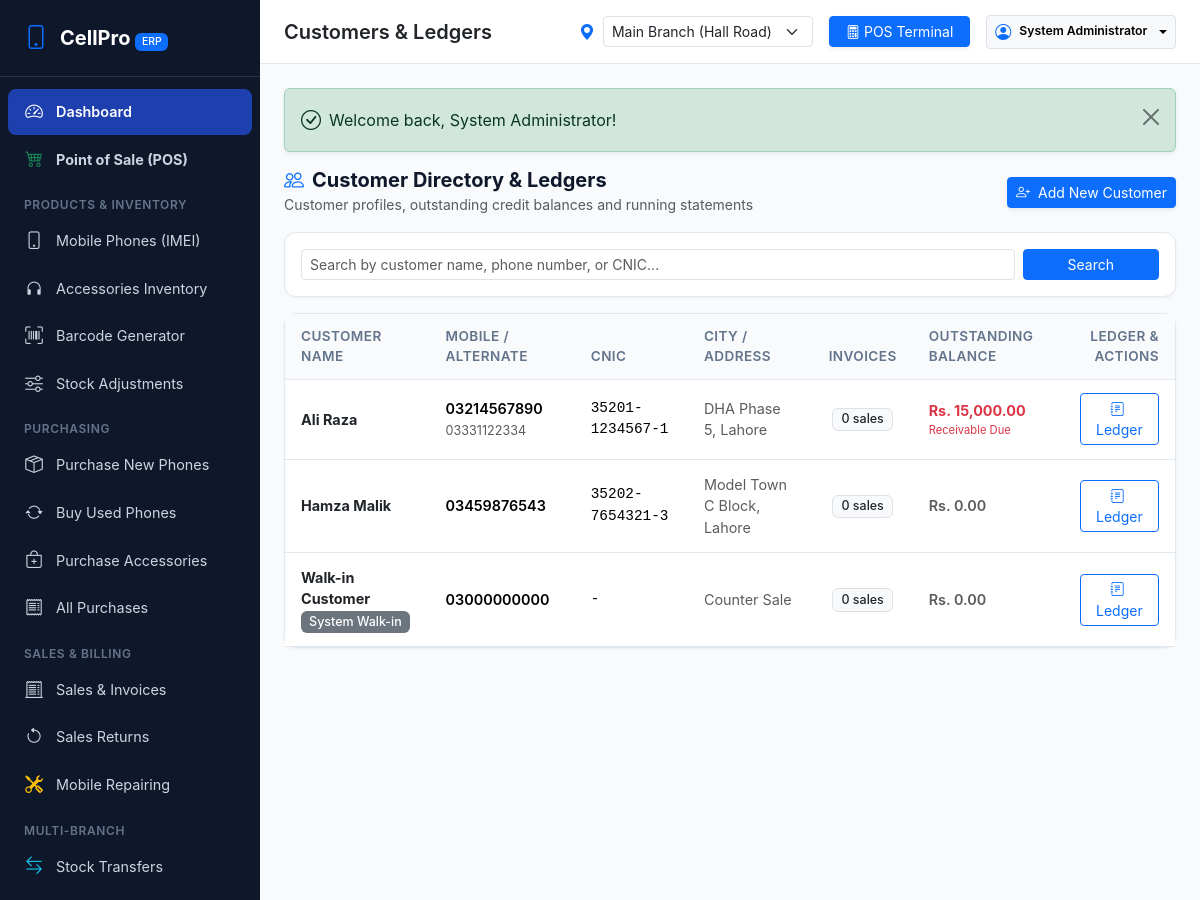
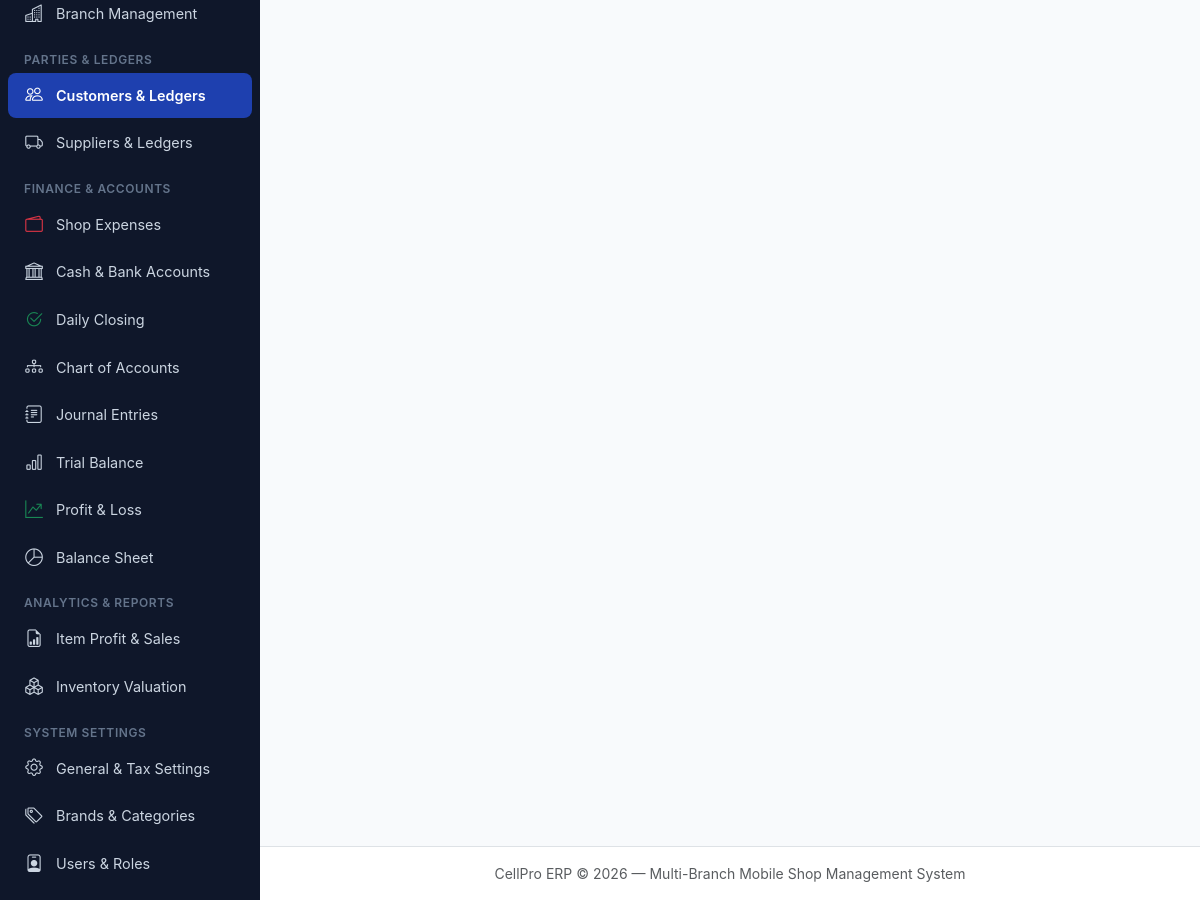
The app's page /customers/index.php (signed in) with its own data (2 pictures, top to bottom).
### tables this page shows
CREATE TABLE customers (
    id INT AUTO_INCREMENT PRIMARY KEY,
    name VARCHAR(100) NOT NULL,
    phone VARCHAR(30) NOT NULL,
    alt_phone VARCHAR(30) DEFAULT NULL,
    email VARCHAR(100) DEFAULT NULL,
    cnic VARCHAR(30) DEFAULT NULL,
    address TEXT DEFAULT NULL,
    opening_balance DECIMAL(12,2) DEFAULT 0.00,
    current_balance DECIMAL(12,2) DEFAULT 0.00,  
    credit_limit DECIMAL(12,2) DEFAULT 50000.00,
    remarks TEXT DEFAULT NULL,
    created_at TIMESTAMP DEFAULT CURRENT_TIMESTAMP,
    updated_at TIMESTAMP DEFAULT CURRENT_TIMESTAMP ON UPDATE CURRENT_TIMESTAMP,
    INDEX idx_cust_phone (phone)
);

### customers/index.php (the view, shortened to what this page needs)
<?php
require_once __DIR__ . '/../includes/header.php';
$search = trim($_GET['search'] ?? '');
$sql = "SELECT c.*,
               (SELECT COUNT(id) FROM sales WHERE customer_id = c.id) as total_invoices,
               (SELECT COALESCE(SUM(grand_total), 0) FROM sales WHERE customer_id = c.id) as total_spent
        FROM customers c
        WHERE 1=1";
$params = [];
$sql .= " ORDER BY c.name ASC";
$stmt = $pdo->prepare($sql);
$stmt->execute($params);
$customers = $stmt->fetchAll();
?>
<div class="d-flex justify-content-between align-items-center mb-3">
    <div>
        <h5 class="fw-bold m-0"><i class="bi bi-people text-primary me-2"></i>Customer Directory & Ledgers</h5>
        <small class="text-muted">Customer profiles, outstanding credit balances and running statements</small>
    </div>
    <button type="button" class="btn btn-primary btn-sm shadow-sm" data-toggle-panel="panel-new-customer">
        <i class="bi bi-person-plus me-1"></i> Add New Customer
    </button>
</div>
<div class="card mb-3">
    <div class="card-body p-3">
        <form method="GET" class="row g-2">
            <div class="col-12 col-md-10">
                <input type="text" name="search" class="form-control form-control-sm" placeholder="Search by customer name, phone number, or CNIC..." value="<?= htmlspecialchars($search) ?>">
            </div>
            <div class="col-12 col-md-2">
                <button type="submit" class="btn btn-sm btn-primary w-100">Search</button>
            </div>
        </form>
    </div>
</div>
<div class="card">
    <div class="card-body p-0">
        <?php if (empty($customers)): ?>
            <div class="text-center py-5 text-muted">
                <i class="bi bi-people fs-1 mb-2 d-block opacity-50"></i>
                No customers found.
            </div>
        <?php else: ?>
            <div class="table-responsive">
                <table class="table table-hover align-middle mb-0">
                    <thead>
                        <tr>
                            <th>Customer Name</th>
                            <th>Mobile / Alternate</th>
                            <th>CNIC</th>
                            <th>City / Address</th>
                            <th class="text-center">Invoices</th>
                            <th>Outstanding Balance</th>
                            <th class="text-end">Ledger & Actions</th>
                        </tr>
                    </thead>
                    <tbody>
                        <?php foreach ($customers as $c): ?>
                            <tr>
                                <td>
                                    <div class="fw-bold text-dark"><?= htmlspecialchars($c['name']) ?></div>
                                    <?php if ($c['id'] == 1): ?>
                                        <span class="badge bg-secondary">System Walk-in</span>
                                    <?php endif; ?>
                                </td>
                                <td>
                                    <div class="fw-semibold"><?= htmlspecialchars($c['phone']) ?></div>
                                    <?php if ($c['alt_phone']): ?>
                                        <small class="text-muted"><?= htmlspecialchars($c['alt_phone']) ?></small>
                                    <?php endif; ?>
                                </td>
                                <td class="font-monospace small"><?= htmlspecialchars($c['cnic'] ?: '-') ?></td>
                                <td class="small text-muted"><?= htmlspecialchars($c['address'] ?: '-') ?></td>
                                <td class="text-center">
                                    <span class="badge bg-light text-dark border"><?= $c['total_invoices'] ?> sales</span>
                                </td>
                                <td>
                                    <?php if ($c['current_balance'] > 0): ?>
                                        <span class="fw-bold text-danger"><?= formatCurrency($c['current_balance']) ?></span>
                                        <small class="text-danger d-block" style="font-size:0.7rem;">Receivable Due</small>
                                    <?php elseif ($c['current_balance'] < 0): ?>
                                        <span class="fw-bold text-success"><?= formatCurrency(abs($c['current_balance'])) ?></span>
                                        <small class="text-success d-block" style="font-size:0.7rem;">Advance Credit</small>
                                    <?php else: ?>
                                        <span class="text-muted fw-semibold">Rs. 0.00</span>
                                    <?php endif; ?>
                                </td>
                                <td class="text-end">
                                    <a href="<?= BASE_URL ?>customers/ledger.php?id=<?= $c['id'] ?>" class="btn btn-sm btn-outline-primary">
                                        <i class="bi bi-journal-text me-1"></i> Ledger
                                    </a>
                                </td>
                            </tr>
                        <?php endforeach; ?>
                    </tbody>
                </table>
            </div>
        <?php endif; ?>
    </div>
</div>
<?php require_once __DIR__ . '/../includes/footer.php'; ?>

### assets/css/style.css (style rules this page uses)
:root { --cp-primary: #1e40af; --cp-primary-hover: #1d4ed8; --cp-secondary: #475569; --cp-success: #059669; --cp-info: #0284c7; --cp-warning: #d97706; --cp-danger: #dc2626; --cp-bg: #f8fafc; --cp-card-bg: #ffffff; --cp-border: #e2e8f0; --cp-text-main: #0f172a; --cp-text-muted: #64748b; --cp-sidebar-width: 260px; --cp-header-height: 64px; }
body { font-family: -apple-system, BlinkMacSystemFont, "Segoe UI", Roboto, Helvetica, Arial, sans-serif; background-color: var(--cp-bg); color: var(--cp-text-main); min-height: 100vh; overflow-x: hidden; }
.card { background: var(--cp-card-bg); border: 1px solid var(--cp-border); border-radius: 0.75rem; box-shadow: 0 1px 3px 0 rgba(0, 0, 0, 0.05); margin-bottom: 1.25rem; }
.table { margin-bottom: 0; }
.table th { font-weight: 600; font-size: 0.85rem; text-transform: uppercase; letter-spacing: 0.03em; color: var(--cp-text-muted); background: #f8fafc; border-bottom: 1px solid var(--cp-border); padding: 0.75rem 1rem; }
.table td { padding: 0.85rem 1rem; vertical-align: middle; font-size: 0.9rem; border-bottom: 1px solid var(--cp-border); }
.badge { font-weight: 500; padding: 0.35em 0.65em; font-size: 0.78rem; border-radius: 0.375rem; }

### records on screen
customers: name "Ali Raza", phone "03214567890", alt_phone "03331122334", cnic "35201-1234567-1", address "DHA Phase 5, Lahore", total_invoices "0", current_balance "Rs. 15,000.00"
customers: name "Hamza Malik", phone "03459876543", cnic "35202-7654321-3", address "Model Town C Block, Lahore", total_invoices "0", current_balance "Rs. 0.00"
customers: name "Walk-in Customer", shows "System Walk-in", phone "03000000000", cnic "-", address "Counter Sale", total_invoices "0", current_balance "Rs. 0.00"

### other values on screen
$page_title "Customers & Ledgers"
$user['name'] "System Administrator"
$f['message'] "Welcome back, System Administrator!"
form field value "Main Branch (Hall Road)"
